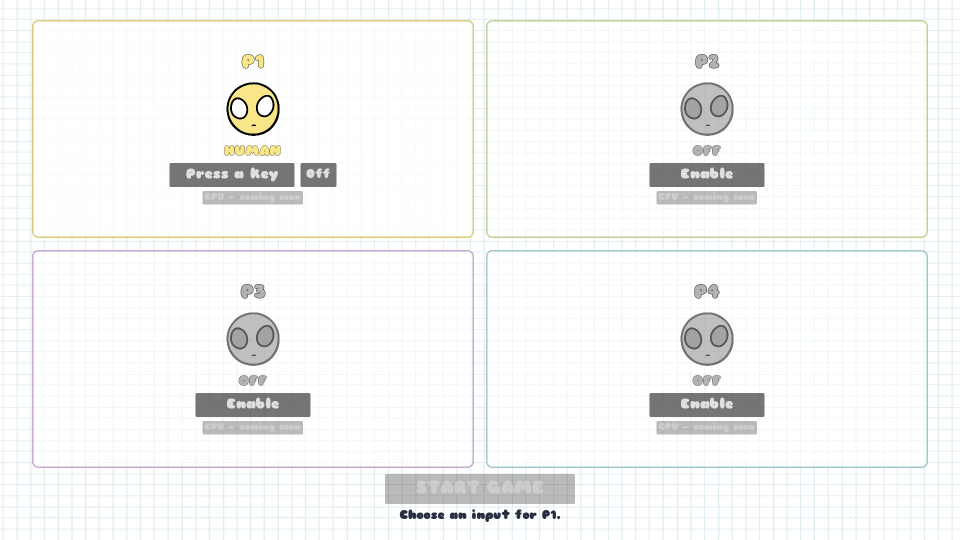
#> input picture docs/cpu_players/before/01_lobby.png, 1920 x 1080 px (shown at 1/2 size)
$ python compare.py
#> lines starting #> are read from the running program, lines starting #| are printed output that depends on the picture
"""Join untouched native viewport captures; labels occupy a separate margin."""
from pathlib import Path
from PIL import Image, ImageDraw, ImageFont
import hashlib
import json
root = Path(__file__).resolve().parents[3]
directory = root / 'docs/cpu_players'
before = Image.open(directory / 'before/01_lobby.png').convert('RGB')
#> before is the input picture: PIL image 1920x1080 RGB; mean R, G, B 245, 246, 245.7
after = Image.open(directory / 'after/00_lobby_default.png').convert('RGB')
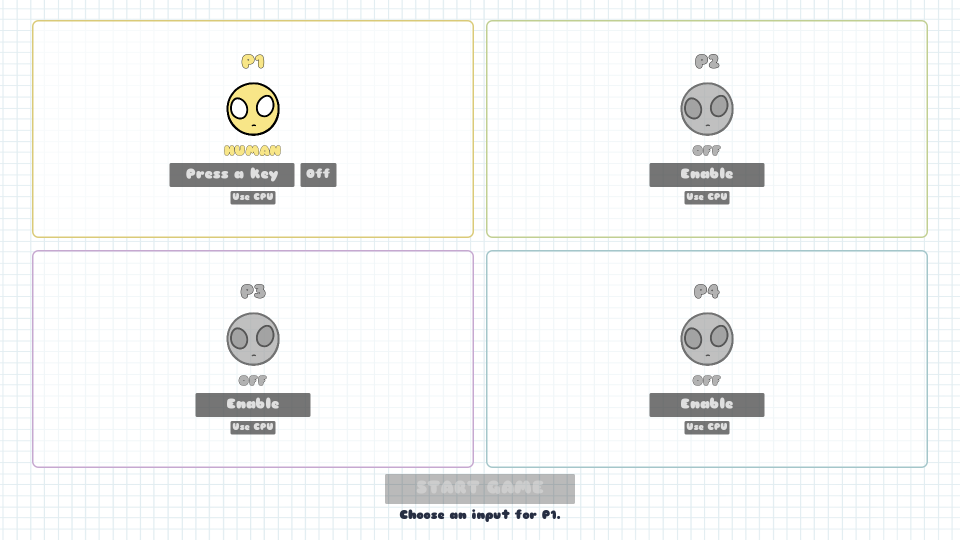
#> input picture docs/cpu_players/after/00_lobby_default.png, 1920 x 1080 px (shown at 1/2 size)
#> after is the input picture: PIL image 1920x1080 RGB; mean R, G, B 245.2, 246.2, 245.8
assert before.size == after.size == (1920, 1080)
comparison = Image.new('RGB', (3840, 1144), '#101629')
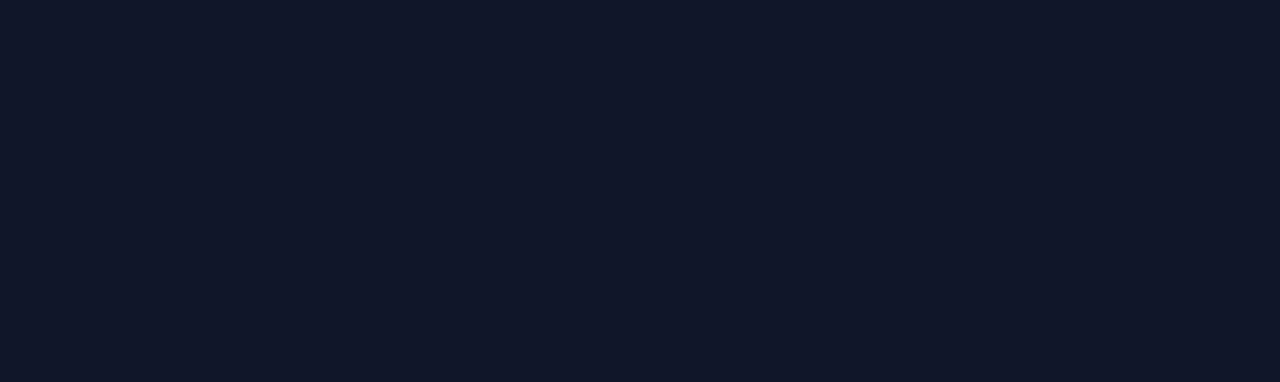
#> comparison: PIL image 3840x1144 RGB (shown at 1/3 size); mean R, G, B 16, 22, 41
comparison.paste(before, (0, 64))
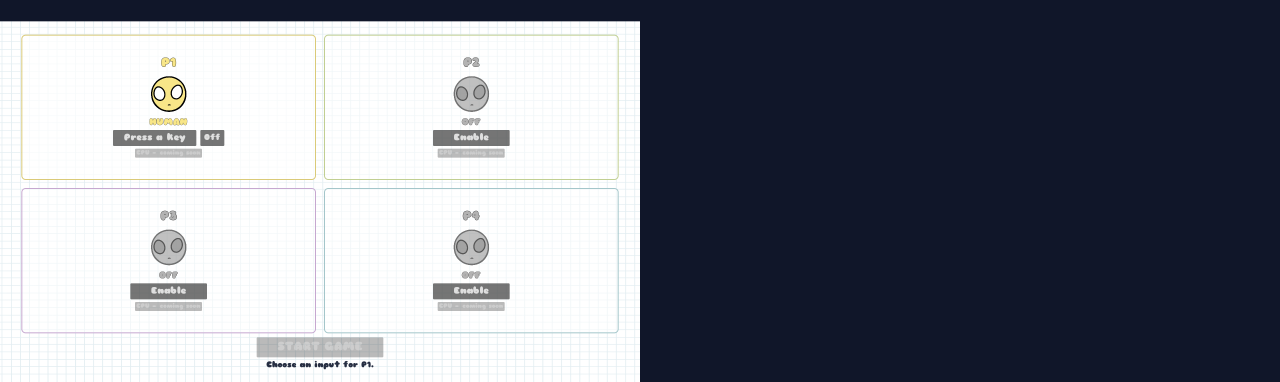
#> comparison: PIL image 3840x1144 RGB (shown at 1/3 size); mean R, G, B 124.1, 127.7, 137.6
comparison.paste(after, (1920, 64))
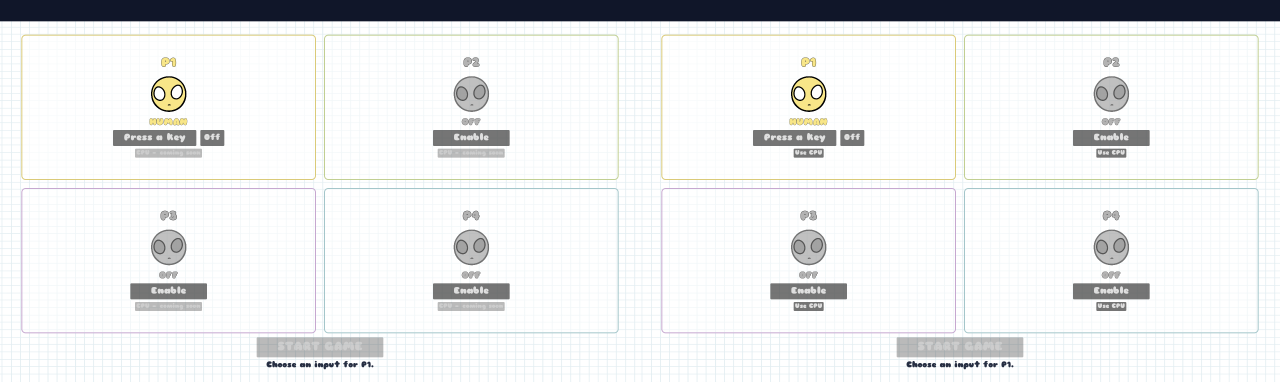
#> comparison: PIL image 3840x1144 RGB (shown at 1/3 size); mean R, G, B 232.3, 233.5, 234.3
font = ImageFont.truetype(str(root / 'HUD/Sniglet.ttf'), 38)
draw = ImageDraw.Draw(comparison)
draw.text((32, 10), 'BEFORE', font=font, fill='white')
draw.text((1952, 10), 'AFTER', font=font, fill='white')
assert comparison.crop((0, 64, 1920, 1144)).tobytes() == before.tobytes()
assert comparison.crop((1920, 64, 3840, 1144)).tobytes() == after.tobytes()
comparison.save(directory / 'comparisons/01_lobby.png')
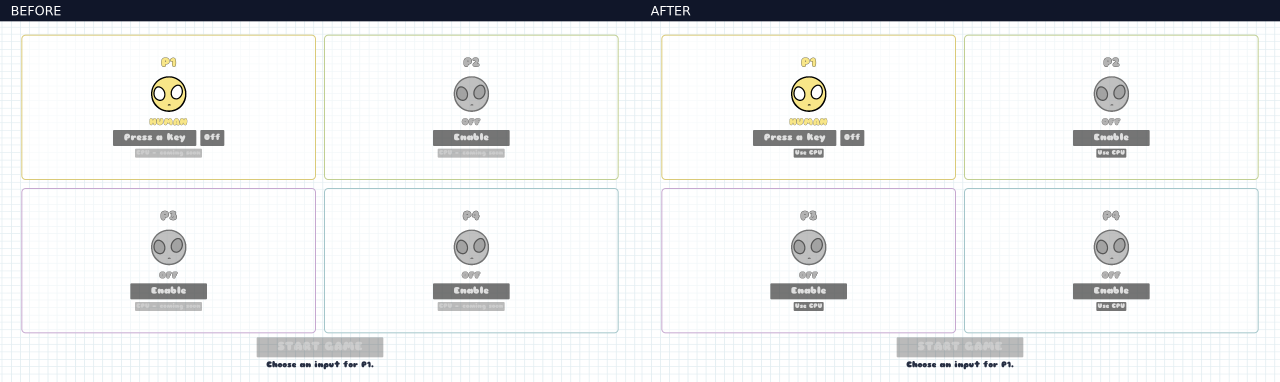
#> saved as 01_lobby.png: PIL image 3840x1144 RGB (shown at 1/3 size); mean R, G, B 232.4, 233.7, 234.4
manifest = {}
for phase in ['before', 'after']:
    for path in sorted((directory / phase).glob('*.png')):
        manifest[str(path.relative_to(directory))] = {
            'sha256': hashlib.sha256(path.read_bytes()).hexdigest(),
            'size': list(Image.open(path).size),
        }
(directory / 'screenshots.json').write_text(json.dumps(manifest, indent=2) + '\n')
print('Lobby comparison verified pixel-for-pixel; screenshots hashed.')
